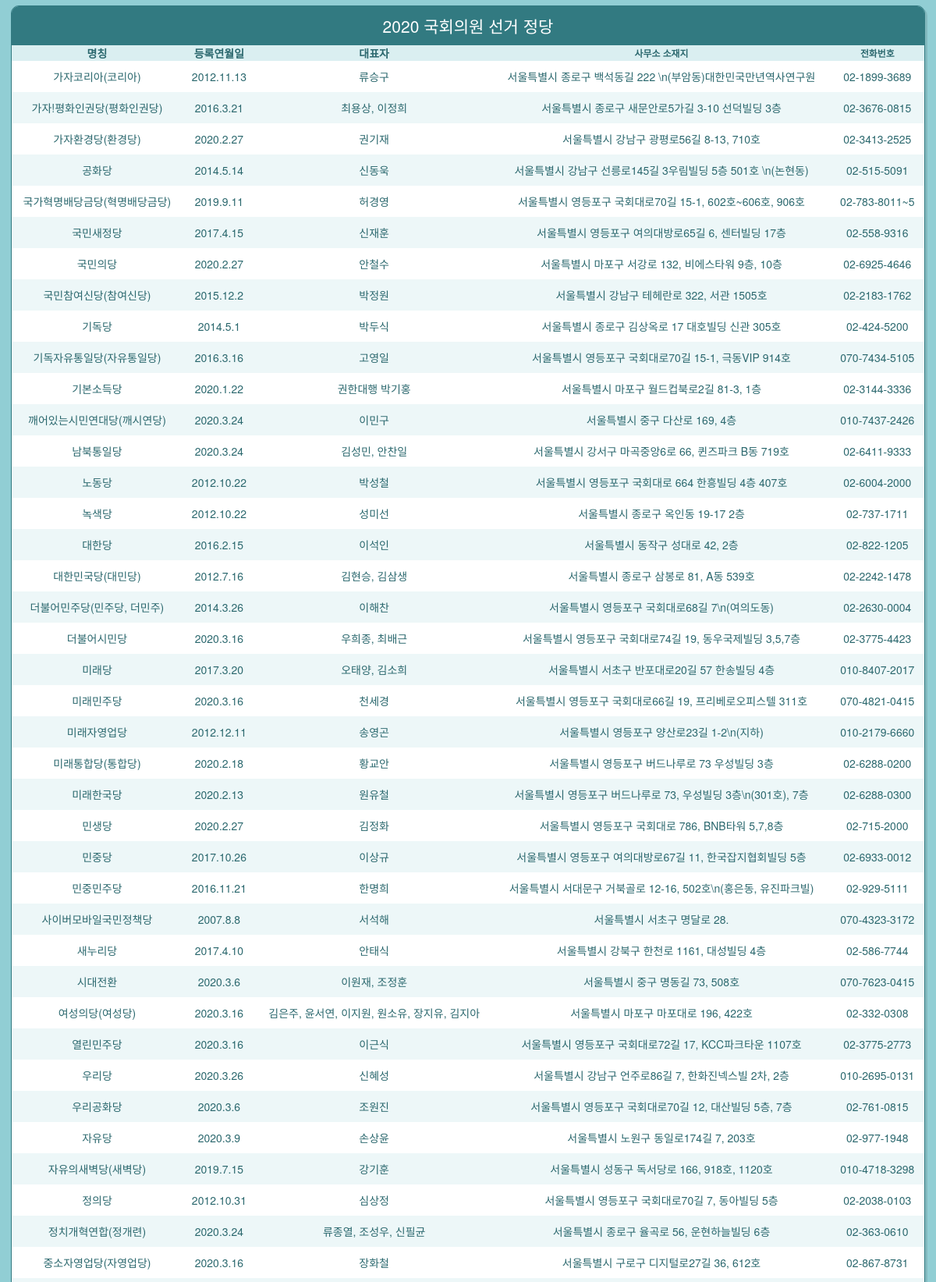
Screenshot of /kakao/jd/searchall/ (upper part) with the database file from the repository.
### crawl_elect/models.py (models this page shows, shortened)
class Jd(models.Model):
    name = models.CharField(max_length=30) # 정당이름
    reg_date = models.CharField(max_length=15) # 설립일
    boss = models.CharField(max_length=50) # 대표
    locate = models.CharField(max_length=100) # 위치
    phone_num = models.CharField(max_length=20) # 전화번호

### kakao/views.py (the view)
# urls.py: path('jd/searchall/', views.jd_searchall)
def jd_searchall(request):
    jds = Jd.objects.all()
    context = {
        'jds': jds
    }
    return render(request, 'kakao/show_jd.html', context)

### kakao/templates/kakao/show_jd.html (shortened to what this page needs)
<!DOCTYPE html>
<html lang="en">
<head>
  <link rel="stylesheet" href="http://maxcdn.bootstrapcdn.com/bootstrap/3.3.6/css/bootstrap.min.css">
</head>
<body>
<div class="table-users">
    <div class="header">2020 국회의원 선거 정당</div>
    <table cellspacing="0">
        <tr>
            <th><B>명칭</B></th>
            <th><B>등록연월일</B></th>
            <th class="large"><B>대표자</B></th>
            <th class="small"><B>사무소 소재지</B</th>
            <th class="small"><B>전화번호</B></th>
        </tr>
        {% for jd in jds %}
        <tr>
            <td>{{jd.name}}</td>
            <td>{{jd.reg_date}}</td>
            <td>{{jd.boss}}</td>
            <td>{{jd.locate}}</td>
            <td>{{jd.phone_num}}</td>
        </tr>
        {% empty %}
        <tr>
          <td colspan="18">
            <h2>정당이 없습니다.</h2>
          </td>
        </tr>
        {% endfor %}
    </table>
  </div>
</body>

### kakao/templates/kakao/show_jd.html (style rules this page uses)
body { background-color: #91ced4; }
body * { box-sizing: border-box; }
.header { background-color: #327a81; color: white; font-size: 1.5em; padding: 1rem; text-align: center; text-transform: uppercase; }
.table-users { border: 1px solid #327a81; border-radius: 10px; box-shadow: 3px 3px 0 rgba(0, 0, 0, 0.1); max-width: calc(100% - 2em); margin: 0.5em auto; overflow: hidden; width: 100%; }
table { width: 100%; }
table td, table th, table td a { color: #2b686e; }
table td { text-align: center; vertical-align: middle; padding: 1rem; }
table th { background-color: #daeff1; font-weight: 300; text-align: center; }
table tr:nth-child(2n) { background-color: white; }
table tr:nth-child(2n + 1) { background-color: #edf7f8; }

### rows the page displays
Jd: name "가자코리아(코리아)", reg_date "2012.11.13", boss "류승구", locate "서울특별시 종로구 백석동길 222 \\n(부암동)대한민국만년역사연구원", phone_num "02-1899-3689"
Jd: name "가자!평화인권당(평화인권당)", reg_date "2016.3.21", boss "최용상, 이정희", locate "서울특별시 종로구 새문안로5가길 3-10 선덕빌딩 3층", phone_num "02-3676-0815"
Jd: name "가자환경당(환경당)", reg_date "2020.2.27", boss "권기재", locate "서울특별시 강남구 광평로56길 8-13, 710호", phone_num "02-3413-2525"
Jd: name "공화당", reg_date "2014.5.14", boss "신동욱", locate "서울특별시 강남구 선릉로145길 3우림빌딩 5층 501호 \\n(논현동)", phone_num "02-515-5091"
Jd: name "국가혁명배당금당(혁명배당금당)", reg_date "2019.9.11", boss "허경영", locate "서울특별시 영등포구 국회대로70길 15-1, 602호~606호, 906호", phone_num "02-783-8011~5"
Jd: name "국민새정당", reg_date "2017.4.15", boss "신재훈", locate "서울특별시 영등포구 여의대방로65길 6, 센터빌딩 17층", phone_num "02-558-9316"
Jd: name "국민의당", reg_date "2020.2.27", boss "안철수", locate "서울특별시 마포구 서강로 132, 비에스타워 9층, 10층", phone_num "02-6925-4646"
Jd: name "국민참여신당(참여신당)", reg_date "2015.12.2", boss "박정원", locate "서울특별시 강남구 테헤란로 322, 서관 1505호", phone_num "02-2183-1762"
Jd: name "기독당", reg_date "2014.5.1", boss "박두식", locate "서울특별시 종로구 김상옥로 17 대호빌딩 신관 305호", phone_num "02-424-5200"
Jd: name "기독자유통일당(자유통일당)", reg_date "2016.3.16", boss "고영일", locate "서울특별시 영등포구 국회대로70길 15-1, 극동VIP 914호", phone_num "070-7434-5105"
Jd: name "기본소득당", reg_date "2020.1.22", boss "권한대행 박기홍", locate "서울특별시 마포구 월드컵북로2길 81-3, 1층", phone_num "02-3144-3336"
Jd: name "깨어있는시민연대당(깨시연당)", reg_date "2020.3.24", boss "이민구", locate "서울특별시 중구 다산로 169, 4층", phone_num "010-7437-2426"
Jd: name "남북통일당", reg_date "2020.3.24", boss "김성민, 안찬일", locate "서울특별시 강서구 마곡중앙6로 66, 퀸즈파크 B동 719호", phone_num "02-6411-9333"
Jd: name "노동당", reg_date "2012.10.22", boss "박성철", locate "서울특별시 영등포구 국회대로 664 한흥빌딩 4층 407호", phone_num "02-6004-2000"
Jd: name "녹색당", reg_date "2012.10.22", boss "성미선", locate "서울특별시 종로구 옥인동 19-17 2층", phone_num "02-737-1711"
Jd: name "대한당", reg_date "2016.2.15", boss "이석인", locate "서울특별시 동작구 성대로 42, 2층", phone_num "02-822-1205"
Jd: name "대한민국당(대민당)", reg_date "2012.7.16", boss "김현승, 김삼생", locate "서울특별시 종로구 삼봉로 81, A동 539호", phone_num "02-2242-1478"
Jd: name "더불어민주당(민주당, 더민주)", reg_date "2014.3.26", boss "이해찬", locate "서울특별시 영등포구 국회대로68길 7\\n(여의도동)", phone_num "02-2630-0004"
Jd: name "더불어시민당", reg_date "2020.3.16", boss "우희종, 최배근", locate "서울특별시 영등포구 국회대로74길 19, 동우국제빌딩 3,5,7층", phone_num "02-3775-4423"
Jd: name "미래당", reg_date "2017.3.20", boss "오태양, 김소희", locate "서울특별시 서초구 반포대로20길 57 한송빌딩 4층", phone_num "010-8407-2017"
Jd: name "미래민주당", reg_date "2020.3.16", boss "천세경", locate "서울특별시 영등포구 국회대로66길 19, 프리베로오피스텔 311호", phone_num "070-4821-0415"
Jd: name "미래자영업당", reg_date "2012.12.11", boss "송영곤", locate "서울특별시 영등포구 양산로23길 1-2\\n(지하)", phone_num "010-2179-6660"
Jd: name "미래통합당(통합당)", reg_date "2020.2.18", boss "황교안", locate "서울특별시 영등포구 버드나루로 73 우성빌딩 3층", phone_num "02-6288-0200"
Jd: name "미래한국당", reg_date "2020.2.13", boss "원유철", locate "서울특별시 영등포구 버드나루로 73, 우성빌딩 3층\\n(301호), 7층", phone_num "02-6288-0300"
Jd: name "민생당", reg_date "2020.2.27", boss "김정화", locate "서울특별시 영등포구 국회대로 786, BNB타워 5,7,8층", phone_num "02-715-2000"
Jd: name "민중당", reg_date "2017.10.26", boss "이상규", locate "서울특별시 영등포구 여의대방로67길 11, 한국잡지협회빌딩 5층", phone_num "02-6933-0012"
Jd: name "민중민주당", reg_date "2016.11.21", boss "한명희", locate "서울특별시 서대문구 거북골로 12-16, 502호\\n(홍은동, 유진파크빌)", phone_num "02-929-5111"
Jd: name "사이버모바일국민정책당", reg_date "2007.8.8", boss "서석해", locate "서울특별시 서초구 명달로 28.", phone_num "070-4323-3172"
Jd: name "새누리당", reg_date "2017.4.10", boss "안태식", locate "서울특별시 강북구 한천로 1161, 대성빌딩 4층", phone_num "02-586-7744"
Jd: name "시대전환", reg_date "2020.3.6", boss "이원재, 조정훈", locate "서울특별시 중구 명동길 73, 508호", phone_num "070-7623-0415"
Jd: name "여성의당(여성당)", reg_date "2020.3.16", boss "김은주, 윤서연, 이지원, 원소유, 장지유, 김지아", locate "서울특별시 마포구 마포대로 196, 422호", phone_num "02-332-0308"
Jd: name "열린민주당", reg_date "2020.3.16", boss "이근식", locate "서울특별시 영등포구 국회대로72길 17, KCC파크타운 1107호", phone_num "02-3775-2773"
Jd: name "우리당", reg_date "2020.3.26", boss "신혜성", locate "서울특별시 강남구 언주로86길 7, 한화진넥스빌 2차, 2층", phone_num "010-2695-0131"
Jd: name "우리공화당", reg_date "2020.3.6", boss "조원진", locate "서울특별시 영등포구 국회대로70길 12, 대산빌딩 5층, 7층", phone_num "02-761-0815"
Jd: name "자유당", reg_date "2020.3.9", boss "손상윤", locate "서울특별시 노원구 동일로174길 7, 203호", phone_num "02-977-1948"
Jd: name "자유의새벽당(새벽당)", reg_date "2019.7.15", boss "강기훈", locate "서울특별시 성동구 독서당로 166, 918호, 1120호", phone_num "010-4718-3298"
Jd: name "정의당", reg_date "2012.10.31", boss "심상정", locate "서울특별시 영등포구 국회대로70길 7, 동아빌딩 5층", phone_num "02-2038-0103"
Jd: name "정치개혁연합(정개련)", reg_date "2020.3.24", boss "류종열, 조성우, 신필균", locate "서울특별시 종로구 율곡로 56, 운현하늘빌딩 6층", phone_num "02-363-0610"
Jd: name "중소자영업당(자영업당)", reg_date "2020.3.16", boss "장화철", locate "서울특별시 구로구 디지털로27길 36, 612호", phone_num "02-867-8731"
